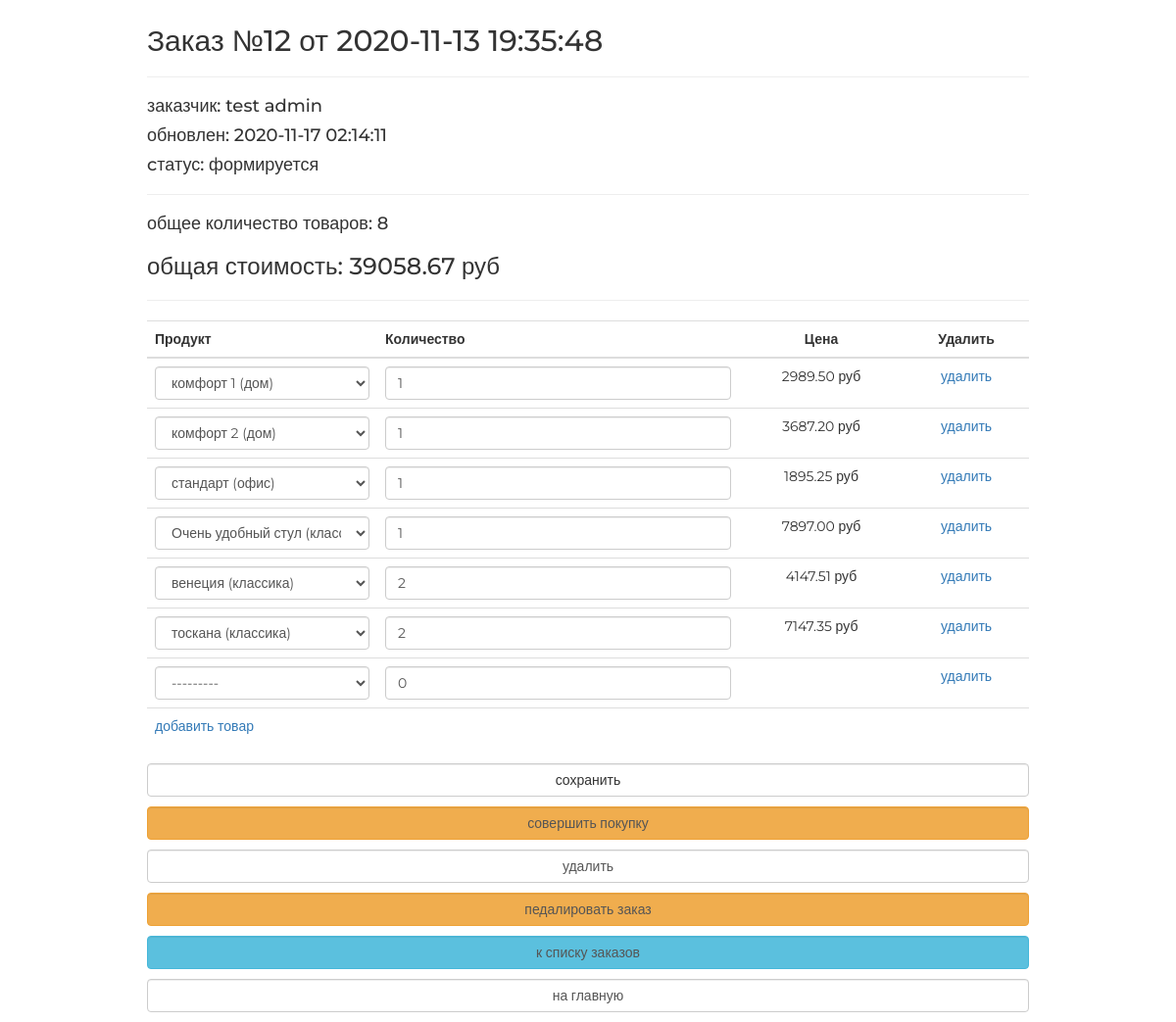
/order/update/12 (signed in), run on an earlier commit of the app's database.
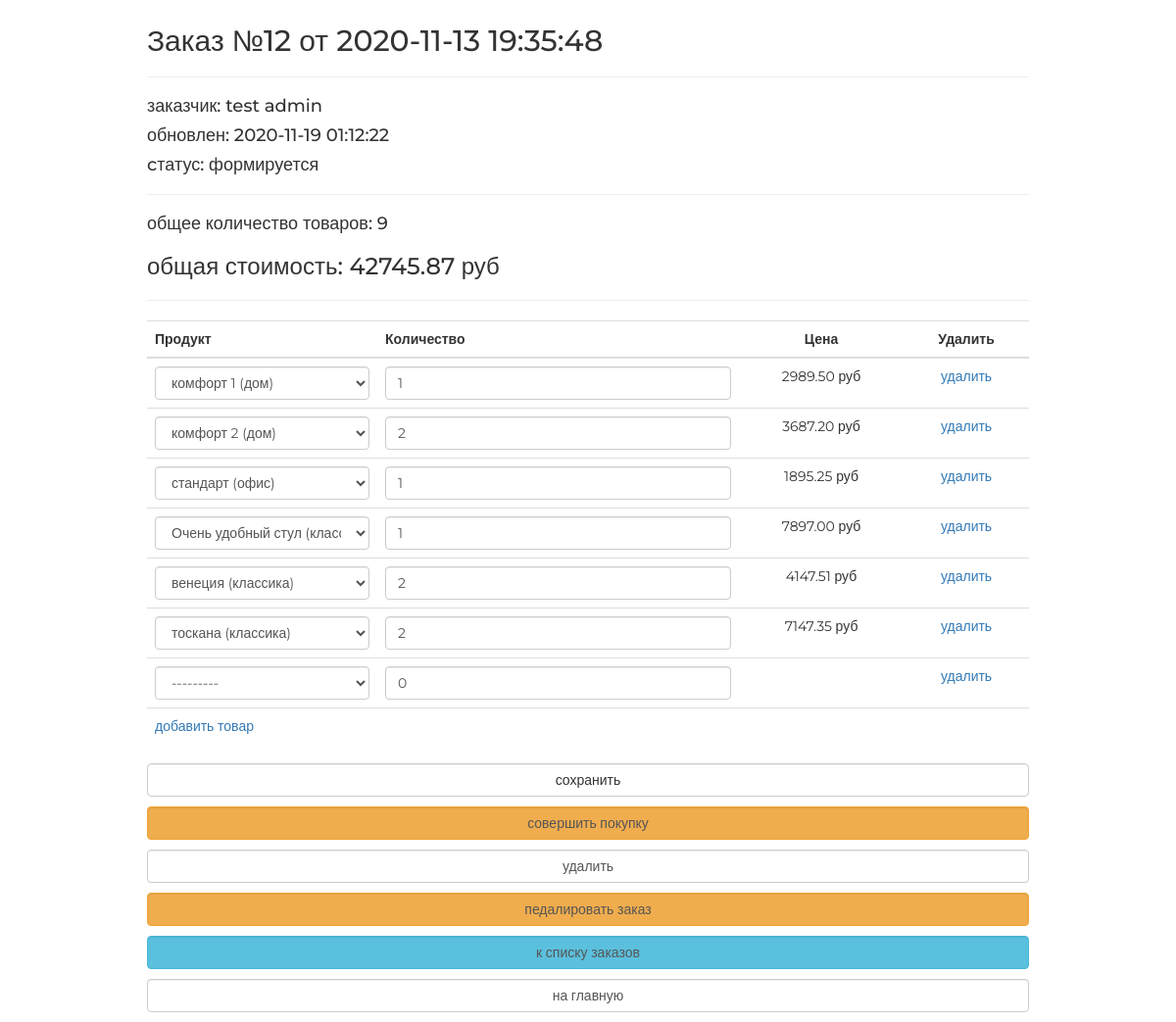
And on a later commit of the database.
### orderapp/models.py (models this page shows, shortened)
class Order(models.Model):
    FORMING = 'FM'
    SENT_TO_PROCESSING = 'STP'
    PROCESSED = 'PRD'
    PAID = 'PD'
    READY = 'RDY'
    DONE = 'DN'
    CANCELLED = 'CNC'
    ORDER_STATUSES = (
        (FORMING, 'формируется'),
        (SENT_TO_PROCESSING, 'отправлен в обработку'),
        (PROCESSED, 'обработан'),
        (PAID, 'оплачен'),
        (READY, 'готов к выдаче'),
        (DONE, 'выдан'),
        (CANCELLED, 'отменен'),
    )
    user = models.ForeignKey(settings.AUTH_USER_MODEL, on_delete=models.CASCADE, verbose_name='пользователь')
    created = models.DateTimeField(auto_now_add=True, verbose_name='дата создания')
    updated = models.DateTimeField(auto_now=True, verbose_name='дата изменения')
    status = models.CharField(max_length=3, choices=ORDER_STATUSES, default=FORMING, verbose_name='статус заказа')
    is_active = models.BooleanField(db_index=True, default=True, verbose_name='активен')
    class Meta:
        ordering = ('-created',)
        verbose_name = 'заказ'
        verbose_name_plural = 'заказы'
    def get_summary(self):
        items = self.orderitems.select_related()
        total_quantity = sum(list(map(lambda x: x.quantity, items)))
        total_cost = sum(list(map(lambda x: x.quantity * x.product.price, items)))
        return {
            'total_quantity': total_quantity,
            'total_cost': total_cost,
        }

### orderapp/views.py (the view, shortened to what this page needs)
# urls.py: path('update/<pk>', orderapp.OrderItemsUpdate.as_view(), name='order_update'),
class OrderItemsUpdate(UpdateView):
    model = Order
    fields = []
    success_url = reverse_lazy('order:orders_list')
    @method_decorator(login_required())
    def dispatch(self, *args, **kwargs):
        return super(UpdateView, self).dispatch(*args, **kwargs)
    def get_context_data(self, **kwargs):
        data = super(OrderItemsUpdate, self).get_context_data(**kwargs)
        OrderFormSet = inlineformset_factory(Order, OrderItem, form=OrderItemForm, extra=1)
        if self.request.POST:
            data['orderitems'] = OrderFormSet(self.request.POST, instance=self.object)
        else:
            queryset = self.object.orderitems.select_related()
            formset = OrderFormSet(instance=self.object, queryset=queryset)
            for form in formset:
                if form.instance.pk:
                    form.initial['price'] = form.instance.product.price
            data['orderitems'] = formset
        data['title'] = f'заказ №{self.object.id}'
        return data

### mainapp/context_processors.py (called while the page is built)
def basket(request):
    basket_items = []
    if request.user.is_authenticated:
        basket_items = request.user.basket.select_related()
    return {
        'basket': basket_items
    }

### mainapp/models.py (called while the page is built)
    def __str__(self):
        return f'{self.name} ({self.category.name})'

    @staticmethod
    def get_items():
        return Product.objects.filter(is_active=True).order_by('category', 'name')

### orderapp/templates/orderapp/order_form.html (shortened to what this page needs)
{% extends "orderapp/base.html" %}
{% load static %}
{% load cache %}
{% block content %}
    {% include 'orderapp/inc/inc_order_summary.html' %}
    <div class="order_form">
        <form action="" method="post">
            <table class="table">
                {% for form in orderitems.forms %}
                    {% if forloop.first %}
                        <thead>
                        <tr>
                            {% for field in form.visible_fields %}
                                <th class="{% cycle 'td1' 'td2' 'td3' 'td4' %} order formset_td">
                                    {{ field.label|capfirst }}
                                </th>
                            {% endfor %}
                        </tr>
                        </thead>
                    {% endif %}
                    <tr class="formset_row">
                        {% for field in form.visible_fields %}
                            <td class="{% cycle 'td1' 'td2' 'td3' 'td4' %} order formset_td">
                                {% if field.name != 'price' %}
                                    {% if field.name == 'product' %}
                                        {% cache 3600 orderitemform_product field.value %}
                                            {{ field }}
                                        {% endcache %}
                                    {% else %}
                                        {{ field }}
                                    {% endif %}
                                {% else %}
                                    {% if field.value %}
                                        <span
                                                class="orderitems-{{ forloop.parentloop.counter0 }}-price">
                                            {{ field.value }}
                                        </span> руб
                                    {% endif %}
                                {% endif %}
                            </td>
                        {% endfor %}
                    </tr>
                {% endfor %}
            </table>
            <button type="submit" value="сохранить" class="btn btn-default btn-round form-control last">сохранить
            </button>
            {% include 'orderapp/inc/inc_order_actions.html' %}
        </form>
    </div>
{% endblock %}

### orderapp/templates/orderapp/inc/inc_order_summary.html (shortened to what this page needs)
{% if object %}
    <div class="h2">Заказ №{{ object.pk }} от {{ object.created|date:"Y-m-d H:i:s" }}</div>
    <hr>
    <div class="h4">заказчик: {{ user.last_name }} {{ user.first_name }} </div>
    <div class="h4">обновлен: {{ object.updated|date:"Y-m-d H:i:s" }}</div>
    <div class="h4">cтатус: {{ object.get_status_display }}</div>
    <hr>
    {% with object_summary=object.get_summary %}
        <div class="h4">
            общее количество товаров:
            <span class="order_total_quantity">
            {{ object_summary.total_quantity }}
        </span>
        </div>
        <div class="h3">
            общая стоимость:
            <span class="order_total_cost">
            {{ object_summary.total_cost }}
        </span> руб
        </div>
    {% endwith %}
{% endif %}
<hr>

What changed in the data, as far as the page shows it:
changed Order "формируется": updated "2020-11-17 02:14:11" → "2020-11-19 01:12:22"
Also different on the page:
{{ object_summary.total_quantity }}: "8" → "9"
{{ object_summary.total_cost }}: "39058.67" → "42745.87"
form field field: "1" → "2"
